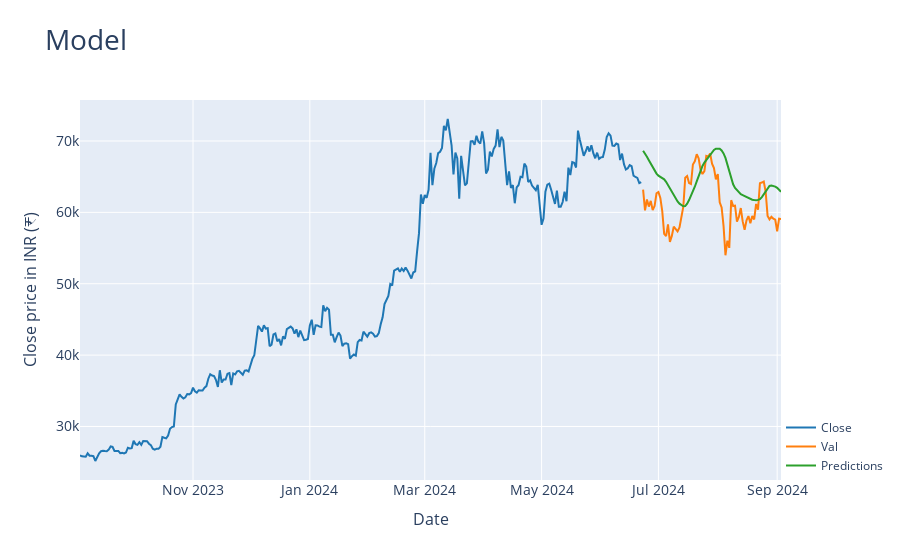

Write notebook code for a chart like this one.
### Code cell
fig = go.Figure()
fig.add_trace(go.Scatter(x = train.index, y = train.Close,mode='lines',name='Close',marker_color = '#1F77B4'))
fig.add_trace(go.Scatter(x = valid.index, y = valid.Close,mode='lines',name='Val',marker_color = '#FF7F0E'))
fig.add_trace(go.Scatter(x = valid.index, y = valid.Predictions,mode='lines',name='Predictions',marker_color = '#2CA02C'))

fig.update_layout(title='Model',titlefont_size = 28,hovermode = 'x',
                  xaxis = dict(title='Date',titlefont_size=16,tickfont_size=14),height = 800,
                  yaxis=dict(title='Close price in INR (₹)',titlefont_size=16,tickfont_size=14),
                  legend=dict(y=0,x=1.0,bgcolor='rgba(255, 255, 255, 0)',bordercolor='rgba(255, 255, 255, 0)'))
fig.show()
